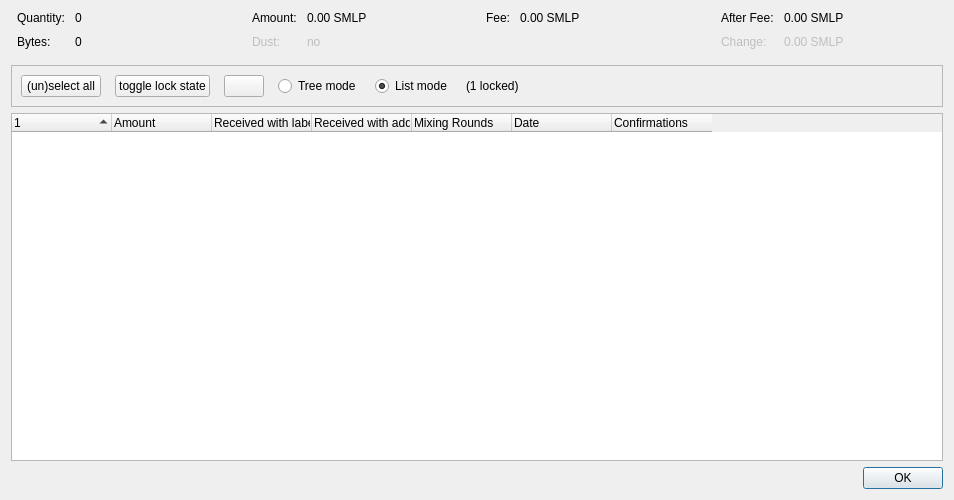
<?xml version="1.0" encoding="UTF-8"?>
<ui version="4.0">
 <class>CoinControlDialog</class>
 <widget class="QDialog" name="CoinControlDialog">
  <property name="geometry">
   <rect>
    <x>0</x>
    <y>0</y>
    <width>954</width>
    <height>500</height>
   </rect>
  </property>
  <property name="windowTitle">
   <string>Coin Selection</string>
  </property>
  <layout class="QVBoxLayout" name="verticalLayout">
   <item>
    <layout class="QHBoxLayout" name="horizontalLayoutTop" stretch="0,0,0,0">
     <property name="topMargin">
      <number>0</number>
     </property>
     <property name="bottomMargin">
      <number>10</number>
     </property>
     <item>
      <layout class="QFormLayout" name="formLayoutCoinControl1">
       <property name="horizontalSpacing">
        <number>10</number>
       </property>
       <property name="verticalSpacing">
        <number>10</number>
       </property>
       <property name="leftMargin">
        <number>6</number>
       </property>
       <property name="rightMargin">
        <number>6</number>
       </property>
       <item row="0" column="0">
        <widget class="QLabel" name="labelCoinControlQuantityText">
         <property name="text">
          <string>Quantity:</string>
         </property>
        </widget>
       </item>
       <item row="0" column="1">
        <widget class="QLabel" name="labelCoinControlQuantity">
         <property name="cursor">
          <cursorShape>IBeamCursor</cursorShape>
         </property>
         <property name="contextMenuPolicy">
          <enum>Qt::ActionsContextMenu</enum>
         </property>
         <property name="text">
          <string notr="true">0</string>
         </property>
         <property name="textInteractionFlags">
          <set>Qt::LinksAccessibleByMouse|Qt::TextSelectableByKeyboard|Qt::TextSelectableByMouse</set>
         </property>
        </widget>
       </item>
       <item row="1" column="0">
        <widget class="QLabel" name="labelCoinControlBytesText">
         <property name="text">
          <string>Bytes:</string>
         </property>
        </widget>
       </item>
       <item row="1" column="1">
        <widget class="QLabel" name="labelCoinControlBytes">
         <property name="cursor">
          <cursorShape>IBeamCursor</cursorShape>
         </property>
         <property name="contextMenuPolicy">
          <enum>Qt::ActionsContextMenu</enum>
         </property>
         <property name="text">
          <string notr="true">0</string>
         </property>
         <property name="textInteractionFlags">
          <set>Qt::LinksAccessibleByMouse|Qt::TextSelectableByKeyboard|Qt::TextSelectableByMouse</set>
         </property>
        </widget>
       </item>
      </layout>
     </item>
     <item>
      <layout class="QFormLayout" name="formLayoutCoinControl2">
       <property name="horizontalSpacing">
        <number>10</number>
       </property>
       <property name="verticalSpacing">
        <number>10</number>
       </property>
       <property name="leftMargin">
        <number>6</number>
       </property>
       <property name="rightMargin">
        <number>6</number>
       </property>
       <item row="0" column="0">
        <widget class="QLabel" name="labelCoinControlAmountText">
         <property name="text">
          <string>Amount:</string>
         </property>
        </widget>
       </item>
       <item row="0" column="1">
        <widget class="QLabel" name="labelCoinControlAmount">
         <property name="cursor">
          <cursorShape>IBeamCursor</cursorShape>
         </property>
         <property name="contextMenuPolicy">
          <enum>Qt::ActionsContextMenu</enum>
         </property>
         <property name="text">
          <string notr="true">0.00 SMLP</string>
         </property>
         <property name="textInteractionFlags">
          <set>Qt::LinksAccessibleByMouse|Qt::TextSelectableByKeyboard|Qt::TextSelectableByMouse</set>
         </property>
        </widget>
       </item>
       <item row="1" column="0">
        <widget class="QLabel" name="labelCoinControlLowOutputText">
         <property name="enabled">
          <bool>false</bool>
         </property>
         <property name="text">
          <string>Dust:</string>
         </property>
        </widget>
       </item>
       <item row="1" column="1">
        <widget class="QLabel" name="labelCoinControlLowOutput">
         <property name="enabled">
          <bool>false</bool>
         </property>
         <property name="cursor">
          <cursorShape>IBeamCursor</cursorShape>
         </property>
         <property name="contextMenuPolicy">
          <enum>Qt::ActionsContextMenu</enum>
         </property>
         <property name="text">
          <string notr="true">no</string>
         </property>
         <property name="textInteractionFlags">
          <set>Qt::LinksAccessibleByMouse|Qt::TextSelectableByKeyboard|Qt::TextSelectableByMouse</set>
         </property>
        </widget>
       </item>
      </layout>
     </item>
     <item>
      <layout class="QFormLayout" name="formLayoutCoinControl3">
       <property name="horizontalSpacing">
        <number>10</number>
       </property>
       <property name="verticalSpacing">
        <number>10</number>
       </property>
       <property name="leftMargin">
        <number>6</number>
       </property>
       <property name="rightMargin">
        <number>6</number>
       </property>
       <item row="0" column="0">
        <widget class="QLabel" name="labelCoinControlFeeText">
         <property name="text">
          <string>Fee:</string>
         </property>
        </widget>
       </item>
       <item row="0" column="1">
        <widget class="QLabel" name="labelCoinControlFee">
         <property name="cursor">
          <cursorShape>IBeamCursor</cursorShape>
         </property>
         <property name="contextMenuPolicy">
          <enum>Qt::ActionsContextMenu</enum>
         </property>
         <property name="text">
          <string notr="true">0.00 SMLP</string>
         </property>
         <property name="textInteractionFlags">
          <set>Qt::LinksAccessibleByMouse|Qt::TextSelectableByKeyboard|Qt::TextSelectableByMouse</set>
         </property>
        </widget>
       </item>
      </layout>
     </item>
     <item>
      <layout class="QFormLayout" name="formLayoutCoinControl4">
       <property name="horizontalSpacing">
        <number>10</number>
       </property>
       <property name="verticalSpacing">
        <number>10</number>
       </property>
       <property name="leftMargin">
        <number>6</number>
       </property>
       <property name="rightMargin">
        <number>6</number>
       </property>
       <item row="0" column="0">
        <widget class="QLabel" name="labelCoinControlAfterFeeText">
         <property name="text">
          <string>After Fee:</string>
         </property>
        </widget>
       </item>
       <item row="0" column="1">
        <widget class="QLabel" name="labelCoinControlAfterFee">
         <property name="cursor">
          <cursorShape>IBeamCursor</cursorShape>
         </property>
         <property name="contextMenuPolicy">
          <enum>Qt::ActionsContextMenu</enum>
         </property>
         <property name="text">
          <string notr="true">0.00 SMLP</string>
         </property>
         <property name="textInteractionFlags">
          <set>Qt::LinksAccessibleByMouse|Qt::TextSelectableByKeyboard|Qt::TextSelectableByMouse</set>
         </property>
        </widget>
       </item>
       <item row="1" column="0">
        <widget class="QLabel" name="labelCoinControlChangeText">
         <property name="enabled">
          <bool>false</bool>
         </property>
         <property name="text">
          <string>Change:</string>
         </property>
        </widget>
       </item>
       <item row="1" column="1">
        <widget class="QLabel" name="labelCoinControlChange">
         <property name="enabled">
          <bool>false</bool>
         </property>
         <property name="cursor">
          <cursorShape>IBeamCursor</cursorShape>
         </property>
         <property name="contextMenuPolicy">
          <enum>Qt::ActionsContextMenu</enum>
         </property>
         <property name="text">
          <string notr="true">0.00 SMLP</string>
         </property>
         <property name="textInteractionFlags">
          <set>Qt::LinksAccessibleByMouse|Qt::TextSelectableByKeyboard|Qt::TextSelectableByMouse</set>
         </property>
        </widget>
       </item>
      </layout>
     </item>
    </layout>
   </item>
   <item>
    <widget class="QFrame" name="frame">
     <property name="minimumSize">
      <size>
       <width>0</width>
       <height>40</height>
      </size>
     </property>
     <property name="frameShape">
      <enum>QFrame::StyledPanel</enum>
     </property>
     <property name="frameShadow">
      <enum>QFrame::Sunken</enum>
     </property>
     <layout class="QHBoxLayout" name="horizontalLayout">
      <item>
       <layout class="QHBoxLayout" name="horizontalLayoutPanel" stretch="0,0,0,0,0,0,0">
        <property name="spacing">
         <number>14</number>
        </property>
        <item>
         <widget class="QPushButton" name="pushButtonSelectAll">
          <property name="sizePolicy">
           <sizepolicy hsizetype="Maximum" vsizetype="Fixed">
            <horstretch>0</horstretch>
            <verstretch>0</verstretch>
           </sizepolicy>
          </property>
          <property name="text">
           <string>(un)select all</string>
          </property>
          <property name="autoDefault">
           <bool>false</bool>
          </property>
         </widget>
        </item>
        <item>
         <widget class="QPushButton" name="pushButtonToggleLock">
          <property name="sizePolicy">
           <sizepolicy hsizetype="Maximum" vsizetype="Fixed">
            <horstretch>0</horstretch>
            <verstretch>0</verstretch>
           </sizepolicy>
          </property>
          <property name="text">
           <string>toggle lock state</string>
          </property>
          <property name="autoDefault">
           <bool>false</bool>
          </property>
         </widget>
        </item>
        <item>
         <widget class="QPushButton" name="hideButton">
          <property name="sizePolicy">
           <sizepolicy hsizetype="Maximum" vsizetype="Fixed">
            <horstretch>0</horstretch>
            <verstretch>0</verstretch>
           </sizepolicy>
          </property>
          <property name="text">
           <string/>
          </property>
          <property name="autoDefault">
           <bool>false</bool>
          </property>
         </widget>
        </item>
        <item>
         <widget class="QRadioButton" name="radioTreeMode">
          <property name="sizePolicy">
           <sizepolicy hsizetype="Maximum" vsizetype="Fixed">
            <horstretch>0</horstretch>
            <verstretch>0</verstretch>
           </sizepolicy>
          </property>
          <property name="text">
           <string>Tree mode</string>
          </property>
         </widget>
        </item>
        <item>
         <widget class="QRadioButton" name="radioListMode">
          <property name="sizePolicy">
           <sizepolicy hsizetype="Maximum" vsizetype="Fixed">
            <horstretch>0</horstretch>
            <verstretch>0</verstretch>
           </sizepolicy>
          </property>
          <property name="text">
           <string>List mode</string>
          </property>
          <property name="checked">
           <bool>true</bool>
          </property>
         </widget>
        </item>
        <item>
         <widget class="QLabel" name="labelLocked">
          <property name="text">
           <string>(1 locked)</string>
          </property>
         </widget>
        </item>
        <item>
         <spacer name="horizontalSpacer">
          <property name="orientation">
           <enum>Qt::Horizontal</enum>
          </property>
          <property name="sizeHint" stdset="0">
           <size>
            <width>40</width>
            <height>20</height>
           </size>
          </property>
         </spacer>
        </item>
       </layout>
      </item>
     </layout>
    </widget>
   </item>
   <item>
    <widget class="CoinControlTreeWidget" name="treeWidget">
     <property name="contextMenuPolicy">
      <enum>Qt::CustomContextMenu</enum>
     </property>
     <property name="sortingEnabled">
      <bool>false</bool>
     </property>
     <property name="columnCount">
      <number>7</number>
     </property>
     <attribute name="headerShowSortIndicator" stdset="0">
      <bool>true</bool>
     </attribute>
     <attribute name="headerStretchLastSection">
      <bool>false</bool>
     </attribute>
     <column>
      <property name="text">
       <string/>
      </property>
     </column>
     <column>
      <property name="text">
       <string>Amount</string>
      </property>
     </column>
     <column>
      <property name="text">
       <string>Received with label</string>
      </property>
     </column>
     <column>
      <property name="text">
       <string>Received with address</string>
      </property>
     </column>
     <column>
      <property name="text">
       <string>Mixing Rounds</string>
      </property>
     </column>
     <column>
      <property name="text">
       <string>Date</string>
      </property>
     </column>
     <column>
      <property name="text">
       <string>Confirmations</string>
      </property>
      <property name="toolTip">
       <string>Confirmed</string>
      </property>
     </column>
    </widget>
   </item>
   <item>
    <widget class="QDialogButtonBox" name="buttonBox">
     <property name="orientation">
      <enum>Qt::Horizontal</enum>
     </property>
     <property name="standardButtons">
      <set>QDialogButtonBox::Ok</set>
     </property>
    </widget>
   </item>
  </layout>
 </widget>
 <customwidgets>
  <customwidget>
   <class>CoinControlTreeWidget</class>
   <extends>QTreeWidget</extends>
   <header>qt/coincontroltreewidget.h</header>
  </customwidget>
 </customwidgets>
 <resources/>
 <connections/>
</ui>
